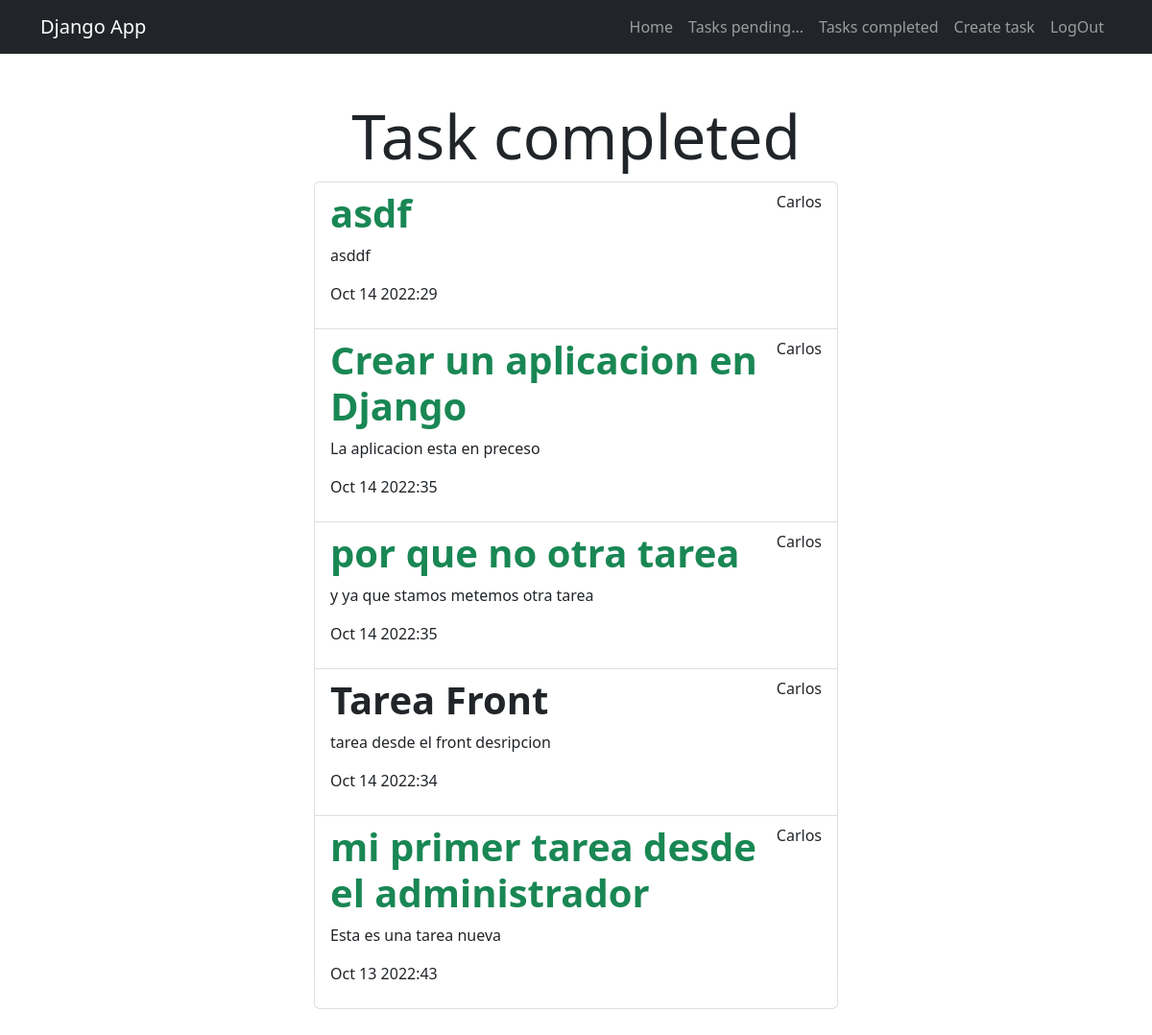
/tasks_completed (signed in), run on an earlier commit of the app's database.
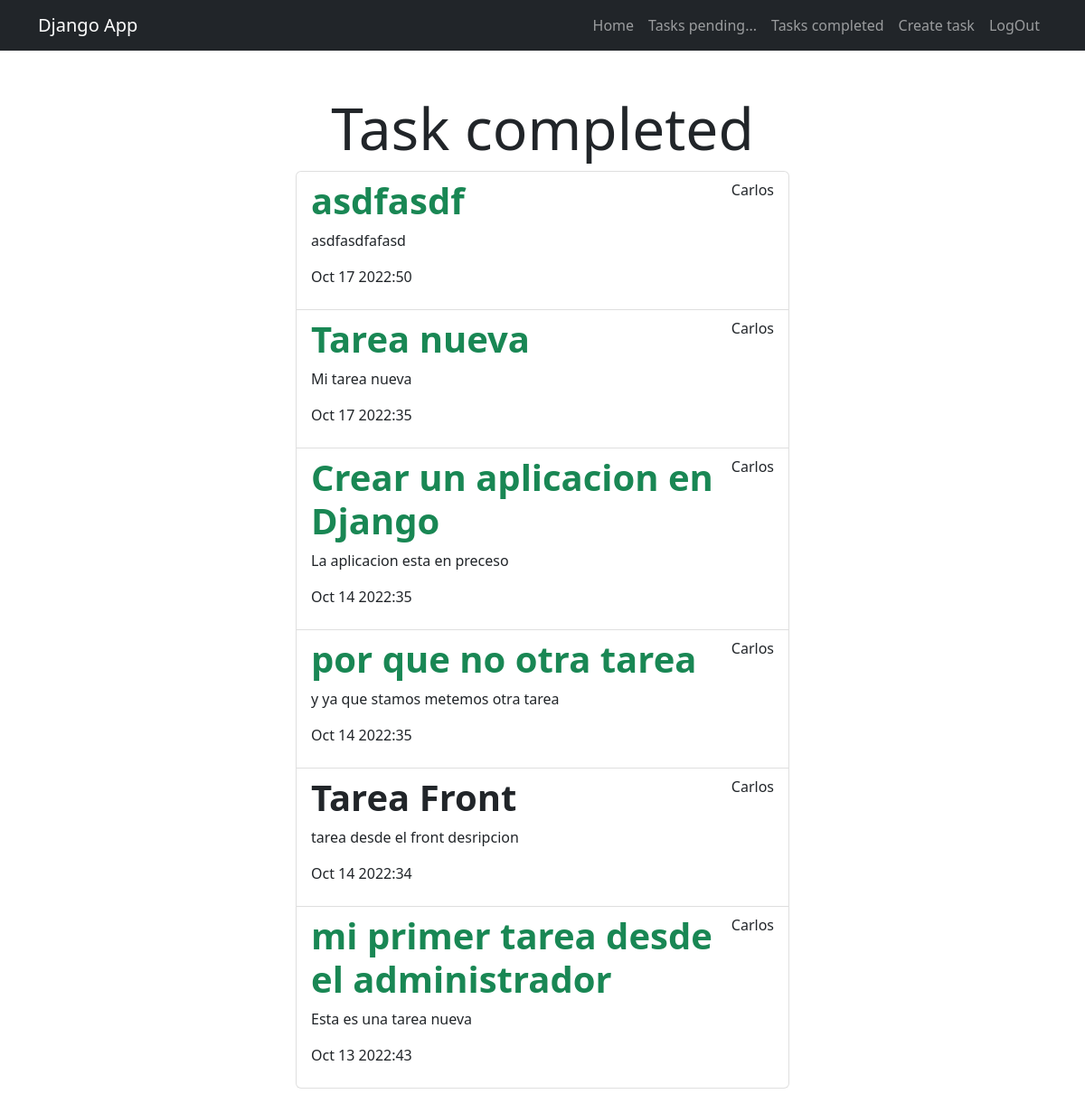
And on a later commit of the database.
### tasks/models.py (models this page shows, shortened)
class Task(models.Model):
    title = models.CharField(max_length=200)
    description = models.TextField(blank=True)
    created = models.DateTimeField(auto_now_add=True)
    datecompleted = models.DateTimeField(null=True, blank = True)
    important = models.BooleanField(default=False)
    user = models.ForeignKey(User, on_delete=models.CASCADE)

### tasks/views.py (the view)
# urls.py: path('tasks_completed', views.tasks_completed, name='tasks_completed'),
@login_required
def tasks_completed(request):
    tasks = Task.objects.filter(
        user=request.user, datecompleted__isnull=False).order_by('-datecompleted')
    return render(request, 'tasks_completed.html', {
        'tasks': tasks
    })

### tasks/templates/tasks_completed.html
{% extends 'base.html' %}
{% block content %}
<main class="container">
    <div class="row">
        <div class="col-md-6 offset-md-3 py-5">
            <h1 class="text-center display-3">Task completed</h1>
            <ul class="list-group">
                {% for task in tasks %}
                <a class="list-group-item" href="{% url 'task_detail' task.id %}">
                        <header class="d-flex justify-content-between">
                            {% if task.important %}
                            <h1 class="fw-bold text-success">{{task.title}}</h1>
                            {% else %}
                            <h1 class="fw-bold">{{task.title}}</h1>
                            {% endif %}
                            <p>{{task.user.username}}</p>
                        </header>
                            <p>{{task.description}}</p>
                            <p>{{task.datecompleted|date:'M j Y:i'}}</p>
                </a>
                {% endfor %}
            </ul>
        </div>
    </div>
</main>
{% endblock %}

### tasks/templates/base.html (shortened to what this page needs)
<!DOCTYPE html>
<html lang="en">
<head>
    <link rel="stylesheet" href="https://cdn.jsdelivr.net/npm/bootstrap@5.2.2/dist/css/bootstrap.min.css">
</head>
<body>
    <nav class="navbar navbar-expand-lg bg-dark navbar-dark">
        <div class="container">
            <a class="navbar-brand" href="/">Django App</a>
            <div class="collapse navbar-collapse" id="navbarNav">
                <ul class="navbar-nav ms-auto">
                    <li class="nav-item">
                        <a href="{% url 'home' %}" class="nav-link">Home</a>
                    </li>
                    {% if user.is_authenticated %}
                    <li class="nav-item">
                        <a href="{% url 'tasks' %}" class="nav-link">Tasks pending...</a>
                    </li>
                    <li class="nav-item">
                        <a href="{% url 'tasks_completed' %}" class="nav-link">Tasks completed</a>
                    </li>
                    <li class="nav-item">
                        <a href="{% url 'create_task' %}" class="nav-link">Create task</a>
                    </li>
                    <li class="nav-item">
                        <a href="{% url 'logout' %}" class="nav-link">LogOut</a>
                    </li>
                    {% endif %}
                </ul>
            </div>
        </div>
    </nav>
    {% block content %}
    {% endblock %}
</body>
</html>

What changed in the data, as far as the page shows it:
removed Task: title "asdf", user.username "Carlos", description "asddf", datecompleted "Oct 14 2022:29"
added Task: title "asdfasdf", user.username "Carlos", description "asdfasdfafasd", datecompleted "Oct 17 2022:50"
added Task: title "Tarea nueva", user.username "Carlos", description "Mi tarea nueva", datecompleted "Oct 17 2022:35"
